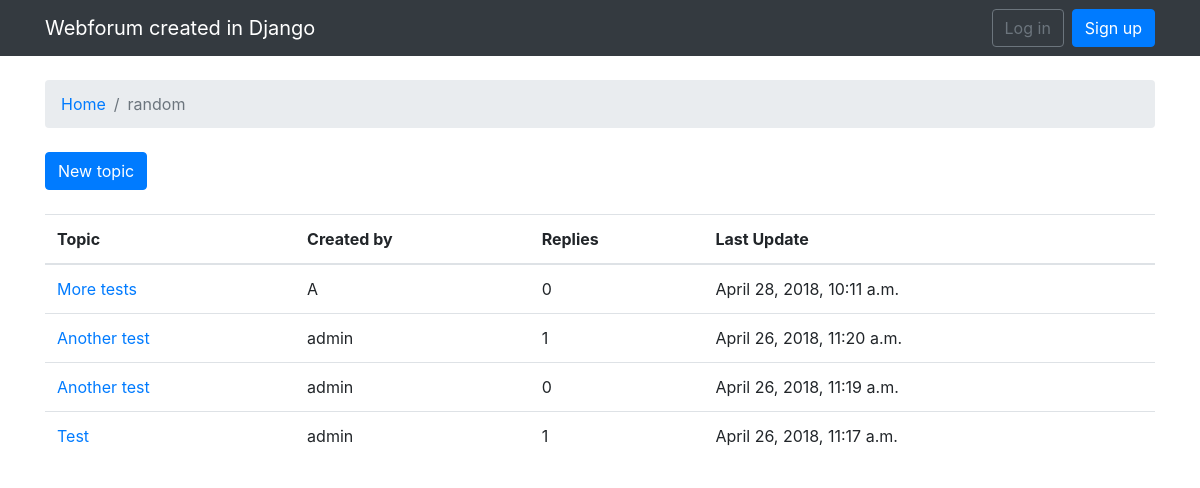
The page /boards/3 on the database its author committed.
### boards/models.py (models this page shows, shortened)
class Board(models.Model):
    name = models.CharField(max_length=30, unique=True)
    description = models.CharField(max_length=100)

class Topic(models.Model):
    subject = models.CharField(max_length=255)
    last_updated = models.DateTimeField(auto_now_add=True)
    board = models.ForeignKey(Board, on_delete=models.CASCADE, related_name='topics')
    starter = models.ForeignKey(User, on_delete=models.DO_NOTHING, related_name='topics')

### boards/views.py (the view)
# urls.py: path('boards/<int:pk>', views.board_topics, name='board_topics'),
def board_topics(request, pk):
    board = get_object_or_404(Board, pk=pk)
    topics = board.topics.order_by('-last_updated').annotate(replies=Count('posts') - 1)
    return render(request, 'topics.html', {'board': board, 'topics': topics})

### boards/templates/topics.html (shortened to what this page needs)
{% extends 'base.html' %}
{% block breadcrumb %}
  <li class="breadcrumb-item"><a href="{% url 'home' %}">Home</a></li>
  <li class="breadcrumb-item active">{{ board.name }}</li>
{% endblock %}
{% block content %}
  <div class="mb-4">
    <a href="{% url 'new_topic' board.pk %}" class="btn btn-primary">New topic</a>
  </div>
  <table class="table">
    <thead class="thead-inverse">
      <tr>
        <th>Topic</th>
        <th>Created by</th>
        <th>Replies</th>
        <th>Last Update</th>
      </tr>
    </thead>
    <tbody>
      {% for topic in topics %}
        <tr>
          <td><a href="{% url 'topic_posts' board.pk topic.pk %}">{{ topic.subject }}</a></td>
          <td>{{ topic.starter.username }}</td>
          <td>{{ topic.replies }}</td>
          <td>{{ topic.last_updated }}</td>
        </tr>
      {% endfor %}
    </tbody>
  </table>
{% endblock %}

### boards/templates/base.html (shortened to what this page needs)
{% load static %}<!DOCTYPE html>
<html>
  <head>
    <link rel="stylesheet" href="{% static 'css/bootstrap.min.css' %}">
  </head>
  <body>
    {% block body %}
    <nav class="navbar navbar-expand-sm navbar-dark bg-dark">
      <div class="container">
        <a class="navbar-brand" href="{% url 'home' %}">Webforum created in Django</a>
          {% if user.is_authenticated %}
            <ul class="navbar-nav ml-auto">
                <a class="item" href="#">{{ user.username }}</a>
                <strong>/</strong>
                <a class="item" href="{% url 'logout' %}">Log out</a>
            </ul>
          {% else %}
            <form class="form-inline ml-auto">
              <a href="{% url 'login' %}" class="btn btn-outline-secondary">Log in</a>
              <a href="{% url 'signup' %}" class="btn btn-primary ml-2">Sign up</a>
            </form>
          {% endif %}
      </div>
    </nav>
    <div class="container">
      <ol class="breadcrumb my-4">
        {% block breadcrumb %}
        {% endblock %}
      </ol>
      {% block content %}
      {% endblock %}
    </div>
    {% endblock body %}
  </body>
</html>

### rows shown on the page
Board: name "random"
Topic: subject "More tests", starter.username "A", replies "0", last_updated "April 28, 2018, 10:11 a.m."
Topic: subject "Another test", starter.username "admin", replies "1", last_updated "April 26, 2018, 11:20 a.m."
Topic: subject "Another test", starter.username "admin", replies "0", last_updated "April 26, 2018, 11:19 a.m."
Topic: subject "Test", starter.username "admin", replies "1", last_updated "April 26, 2018, 11:17 a.m."
